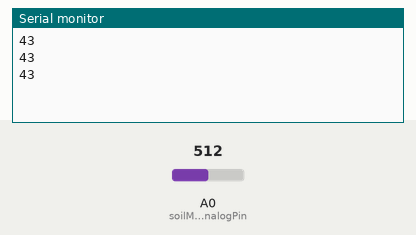
A sketch run on a simulated Arduino Uno, built with avr-gcc and run on an emulated ATmega328P. Shown: the last lines printed to the serial monitor. The inputs (shaded band) are chosen by the test bench; at power-on: A0 (soilMoistureAnalogPin) = 512.

Above: at 1.3 s.
1.4 s: A0 (soilMoistureAnalogPin) set to 716
At 2.1 s:
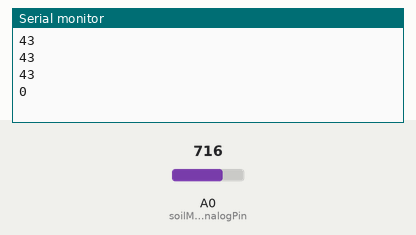
2.9 s: A0 (soilMoistureAnalogPin) set to 306
At 3.6 s:
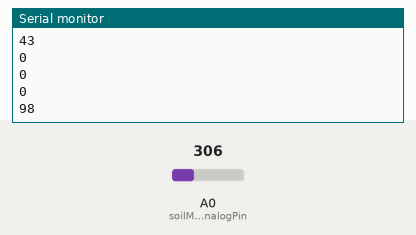
Timing chart, 0 to 5.9 s (numbered marks = the images above; inputs shaded):
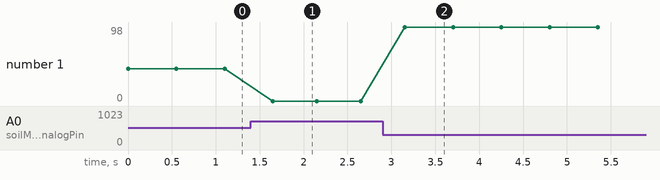

The sketch:

soilMoistureVerTwo.ino
```cpp
//Soil Moisture

#include <string.h>
#include <stdlib.h>

int value = 0;
char charArray[] = "";
int i;
int lenOfText;

const int soilMoistureAnalogPin = A0;   //Select the analog reading feature of the sensor and link it to the A0 pin.


void setup() {
  // put your setup code here, to run once:
  Serial.begin(9600);
}

void loop() {
  // put your main code here, to run repeatedly:
  value = int (100.00-(analogRead(soilMoistureAnalogPin)*1.00-300)/3.76);
  if (value < 0){value = 0;}                                                    //Will improve the accuracy of the reading later. Limiting range for now.
  if (value > 100){value = 100;}
  itoa(value, charArray, 10);

  int lenOfText = strlen(charArray);
  for(i=0; i<lenOfText; i++ ){
    Serial.print(char(charArray[i]));
    delay(50);
  }
  Serial.println("");


  //Serial.println(value);
  delay(450); //Half a second delay between each reading
}
```

Measured:
- after the input at 1.4 s, the serial monitor: prints a new line after 0.25 s (image 1)
- after the input at 2.9 s, the serial monitor: prints a new line after 0.25 s (image 2)
- plotted number 1: 43 → 0 after the input at 1.4 s, 0 → 98 after the input at 2.9 s
